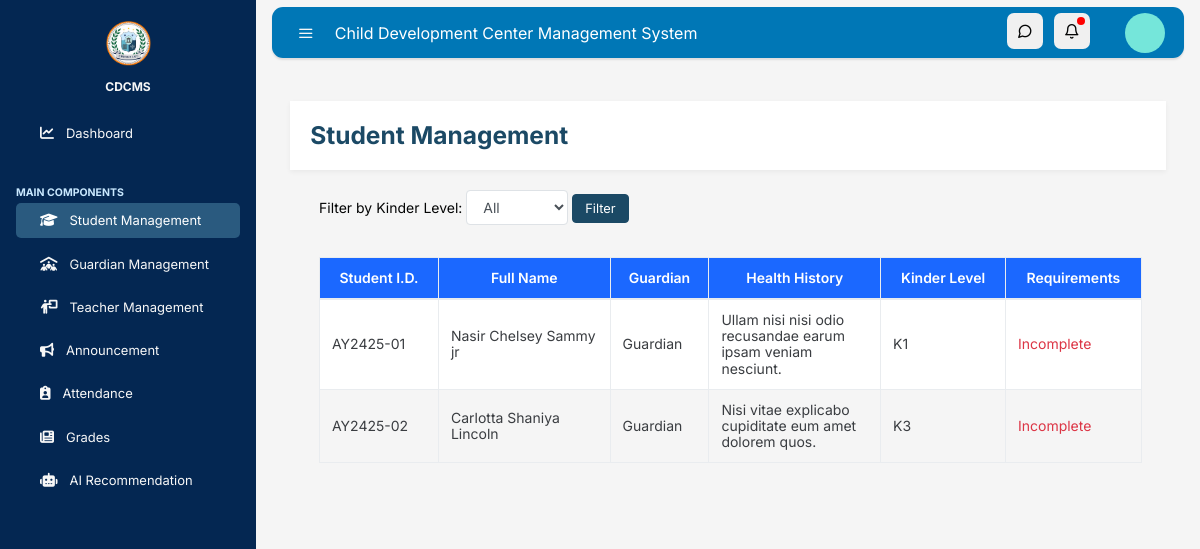
The page /teacher/student_management.php (signed in) on the database its author committed.
### tables this page shows
CREATE TABLE `enrollment` (
  `id` int NOT NULL,
  `student_id` int NOT NULL,
  `schedule` text NOT NULL,
  `psa` text,
  `immunizationcard` text,
  `recentphoto` text,
  `guardianqcid` text
);

CREATE TABLE `student` (
  `id` int NOT NULL,
  `student_id` varchar(20) NOT NULL,
  `firstname` varchar(50) NOT NULL,
  `middlename` varchar(50) DEFAULT NULL,
  `lastname` varchar(50) NOT NULL,
  `suffix` varchar(10) DEFAULT NULL,
  `birthdate` date NOT NULL,
  `age` int NOT NULL,
  `sex` varchar(10) NOT NULL,
  `healthhistory` varchar(255) DEFAULT NULL,
  `date_created` timestamp NULL DEFAULT CURRENT_TIMESTAMP
);

### teacher/student_management.php (the view, shortened to what this page needs)
<?php
require_once '../config/database.php';
$itemsPerPage = 10;
$currentPage = isset($_GET['page']) ? (int)$_GET['page'] : 1;
$offset = ($currentPage - 1) * $itemsPerPage;
$whereClause = "";
$query = "SELECT s.student_id,
          CONCAT(s.firstname, ' ', IFNULL(s.middlename, ''), ' ', s.lastname, ' ', IFNULL(s.suffix, '')) AS full_name,
          CONCAT('Guardian') AS guardian_name,
          s.healthhistory,
          e.schedule AS kinder_level,
          CASE
            WHEN e.psa IS NOT NULL AND e.immunizationcard IS NOT NULL AND
                 e.recentphoto IS NOT NULL AND e.guardianqcid IS NOT NULL
            THEN 'Complete'
            ELSE 'Incomplete'
          END AS requirements_status
          FROM student s
          JOIN enrollment e ON s.id = e.student_id
          WHERE 1=1" . $whereClause . "
          ORDER BY e.schedule
          LIMIT :limit OFFSET :offset";
$stmt = $pdo->prepare($query);
$stmt->bindValue(':limit', $itemsPerPage, PDO::PARAM_INT);
$stmt->bindValue(':offset', $offset, PDO::PARAM_INT);
$stmt->execute();
$students = $stmt->fetchAll();
include './includes/header.php';
?>
<link rel="stylesheet" href="https://cdn.jsdelivr.net/npm/bootstrap-icons@1.11.3/font/bootstrap-icons.min.css">
<link rel="stylesheet" href="../assets/css/user_navbar.css">
<?php
include './includes/navbar.php';
include './includes/sidebar.php';
?>
<main role="main" class="main-content">
    <div class="container-fluid py-3">
        <div class="welcome-section">
            <h3 class="mb-0">Student Management</h3>
        </div>
        <div class="container-fluid px-4">
            <form method="GET" class="my-3">
                <label for="kinder_filter">Filter by Kinder Level:</label>
                <select name="kinder_level" id="kinder_filter" class="form-control w-auto d-inline">
                    <option value="">All</option>
                </select>
                <button type="submit" class="btn btn-primary">Filter</button>
            </form>
            <div class="table-responsive">
                <table class="table table-bordered table-striped table-sm mt-3">
                    <thead>
                        <tr class="text-center table-head-columns">
                            <th class="bg-primary text-white">Student I.D.</th>
                            <th class="bg-primary text-white">Full Name</th>
                            <th class="bg-primary text-white">Guardian</th>
                            <th class="bg-primary text-white">Health History</th>
                            <th class="bg-primary text-white">Kinder Level</th>
                            <th class="bg-primary text-white">Requirements</th>
                        </tr>
                    </thead>
                    <tbody>
                        <?php if (count($students) > 0): ?>
                            <?php foreach ($students as $student): ?>
                                <tr>
                                    <td><?php echo htmlspecialchars($student['student_id']); ?></td>
                                    <td><?php echo htmlspecialchars($student['full_name']); ?></td>
                                    <td><?php echo htmlspecialchars($student['guardian_name']); ?></td>
                                    <td><?php echo htmlspecialchars($student['healthhistory'] ?? 'None'); ?></td>
                                    <td><?php echo htmlspecialchars($student['kinder_level']); ?></td>
                                    <td class="<?php echo $student['requirements_status'] === 'Complete' ? 'text-success' : 'text-danger'; ?>">
                                        <?php echo htmlspecialchars($student['requirements_status']); ?>
                                    </td>
                                </tr>
                            <?php endforeach; ?>
                        <?php else: ?>
                            <tr>
                                <td colspan="6" class="text-center">No students found.</td>
                            </tr>
                        <?php endif; ?>
                    </tbody>
                </table>
            </div>
        </div>
    </div>
</main>
<?php
include './includes/footer.php';
?>

### assets/css/user_navbar.css (style rules this page uses)
:root { --sidebar-bg: #2A5A7F; --sidebar-hover: #164670; --sidebar-active: #0d3a5f; --light-bg: #f5f5f5; --card-bg: #e9e9e9; }
body { min-height: 100vh; background-color: var(--light-bg); }
.main-content { margin-left: 250px; transition: all 0.3s; min-height: 100vh; }
.welcome-section { background-color: white; padding: 20px; margin-bottom: 20px; border-radius: 0; box-shadow: 0 2px 5px rgba(0, 0, 0, 0.05); }

### rows shown on the page
enrollment: student.student_id "AY2425-01", full_name "Nasir Chelsey Sammy jr", guardian_name "Guardian", student.healthhistory "Ullam nisi nisi odio recusandae earum ipsam veniam nesciunt.", schedule "K1", requirements_status "Incomplete"
enrollment: student.student_id "AY2425-02", full_name "Carlotta Shaniya Lincoln", guardian_name "Guardian", student.healthhistory "Nisi vitae explicabo cupiditate eum amet dolorem quos.", schedule "K3", requirements_status "Incomplete"
